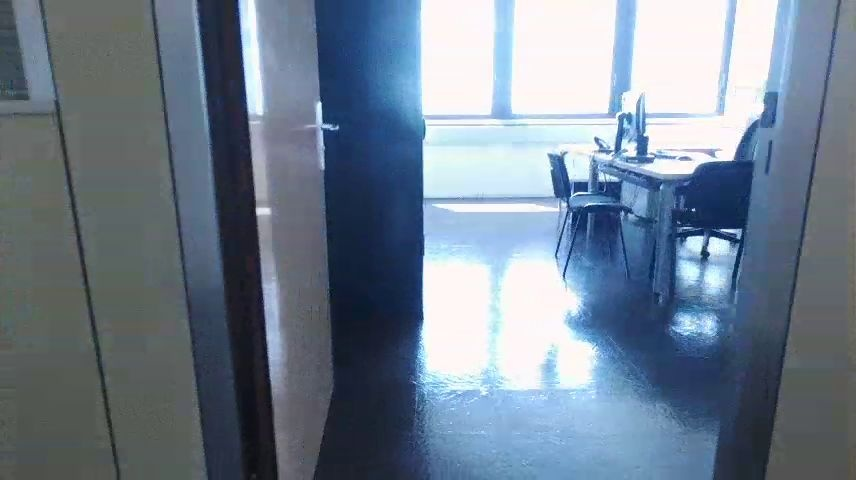
#> input picture ros2_packages/vanishing/vanishing/flow-frame-001.jpg, 856 x 480 px
$ python test_on_image.py
#> lines starting #> are read from the running program, lines starting #| are printed output that depends on the picture; after the words box and inside, x2 and y2 are one past the last pixel; in counts of white or black regions, pixels touching at a corner belong together
### ros2_packages/vanishing/vanishing/my_line_library.py
import cv2
import numpy as np

# [47 lines left out: function from_lsd, not called in this run]

def draw_function(img,Y,hmin,hmax,ymin,ymax,color,thickness):

    width=img.shape[1]

    scal_Y=np.clip( (Y - ymin)/(ymax-ymin),0,1) #On normalise les valeurs de Y entre 0 et 1
    map_Y=((hmax-hmin)*scal_Y).astype(int)+hmin


    n=len(Y)
    for i in range (n-1):
        cv2.line(img,(i,map_Y[i]),(i+1,map_Y[i+1]),color,thickness)


# [115 lines left out: functions draw_segments, draw_lines, intersections, vanishing_point, not called in this run]

from sklearn.cluster import DBSCAN

# [74 lines left out: function cluster_filtering, not called in this run]
    #Ce filtre fait qu'on a moins souvent le vanishing point, mais il est plus précis et stable.

import random as rd

# [37 lines left out: functions segment_on_line, length_filtering, angle_filtering, ceiling_filtering, not called in this run]

def intensity_mesure(img,h):

    #This function returns a mesure of intensity along a given line h on the image
    #It returns a numpy array of dimension width=img.shape[1]

    if len(img.shape)<3:
        return img[h] #Grayscaled


    gray_image = cv2.cvtColor(img, cv2.COLOR_BGR2GRAY)
    return gray_image[h]


def local_shift(i1,i2,sigma=30,p=10):

   # Extraire la partie centrale d'intensity_1 pour éviter les débordements
   cut_intensity_1 = i1[sigma + p : - (sigma + p)]

   # Définir les indices pour les positions x et les valeurs de décalage
   x_indices = np.arange(len(cut_intensity_1))
   s_values = np.arange(sigma + 1)
   h_values = np.arange(-p, p + 1)

   # Ajuster les indices pour générer des fenêtres de positions
   pos = h_values + sigma + p
   pos1 = x_indices[:, None] + pos
   pos2 = x_indices[:, None, None] + s_values[None, :, None] + pos  # Création des fenêtres pour décalage
   # Extraire les fenêtres d'intensité pour chaque position
   intensity_1_window = i1[pos1]  # (positions x, fenêtre)
   intensity_2_window = i2[pos2]  # (x, s, fenêtre)


   # Calculer les différences au carré entre les deux fenêtres
   diff_squared = (intensity_1_window[:, None, :] - intensity_2_window) ** 2

   # Calculer la somme des différences au carré pour chaque (s, x)
   costs = diff_squared.sum(axis=-1)  # Somme sur la dimension fenêtre

   # Trouver le décalage `s` qui minimise le coût pour chaque position `x`
   optimal_shifts = costs.argmin(axis=1)

   padding = sigma + p
   optimal_shifts = np.pad(optimal_shifts, (padding, padding), mode='constant', constant_values=0)
   return optimal_shifts

# [54 lines left out: functions door, find_consecutive_ones, not called in this run]

### ros2_packages/vanishing/vanishing/test_on_image.py
import cv2 as cv
import sys
import my_line_library as mll

img1=cv.imread(cv.samples.findFile("flow-frame-001.jpg"))
#> img1 is the input picture: shape (480, 856, 3); mean B, G, R 143.4, 127.1, 112.2
img2=cv.imread(cv.samples.findFile("flow-frame-002.jpg"))
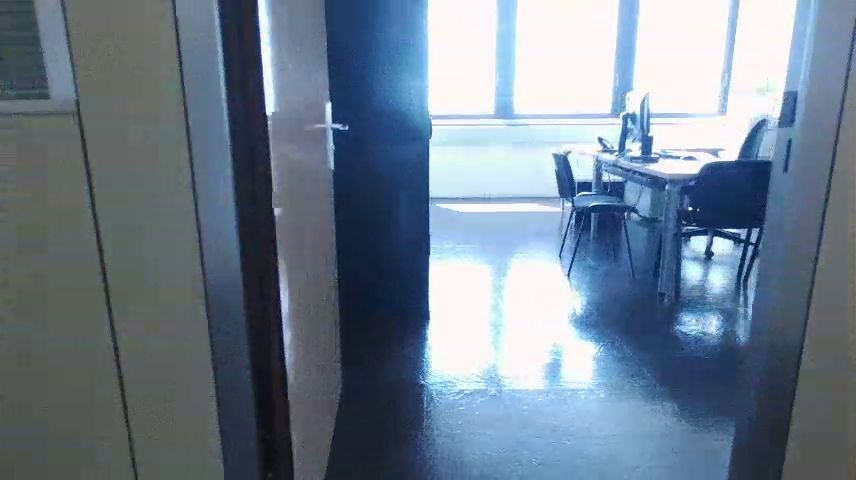
#> input picture ros2_packages/vanishing/vanishing/flow-frame-002.jpg, 856 x 480 px
#> img2 is the input picture: shape (480, 856, 3); mean B, G, R 142.1, 125.7, 110.6

width=img1.shape[1]
#> width = 856
height=img1.shape[0]
#> height = 480

h=height//2
#> h = 240

int1=mll.intensity_mesure(img1,h)
#> in intensity_mesure, `gray_image = cv2.cvtColor(img, cv2.COLOR_BGR2GRAY)`:
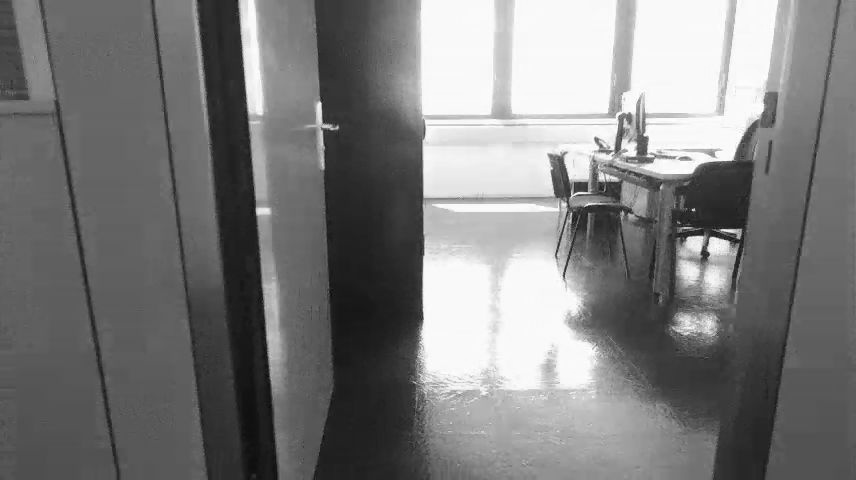
#> gray_image: shape (480, 856); min 10, max 255, mean 124.5
#> int1 = 856 values, max 245 at index 715, min 23 at index 730, mean 107
int2=mll.intensity_mesure(img2,h)
#> call 2 of intensity_mesure, with h = 240
#> in intensity_mesure (call 2), `gray_image = cv2.cvtColor(img, cv2.COLOR_BGR2GRAY)`:
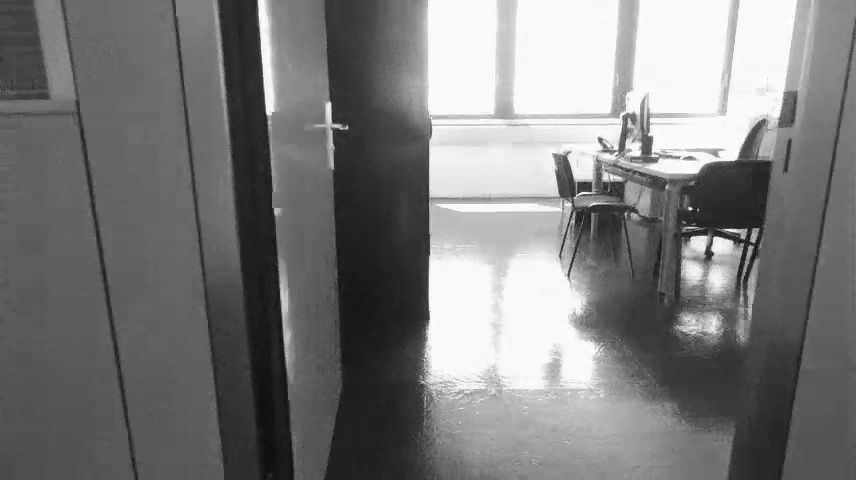
#> gray_image: shape (480, 856); min 9, max 255, mean 123.1
#> int2 = 856 values, max 242 at index 719, min 18 at index 273, mean 105.2


mll.draw_function(img1,int1,0,height,0,int1[0],(0,0,255),2) #passé
#> in draw_function, `scal_Y=np.clip( (Y - ymin)/(ymax-ymin),0,1)`: scal_Y = 856 values, max 1 at index 0, min 0.24 at index 730, mean 0.858
#> in draw_function, `map_Y=((hmax-hmin)*scal_Y).astype(int)+hmin`: map_Y = 856 values, max 480 at index 0, min 115 at index 730, mean 412.1
#> in draw_function, `n=len(Y)`: n = 856
#> after the loop in draw_function, `for i in range (n-1):`:
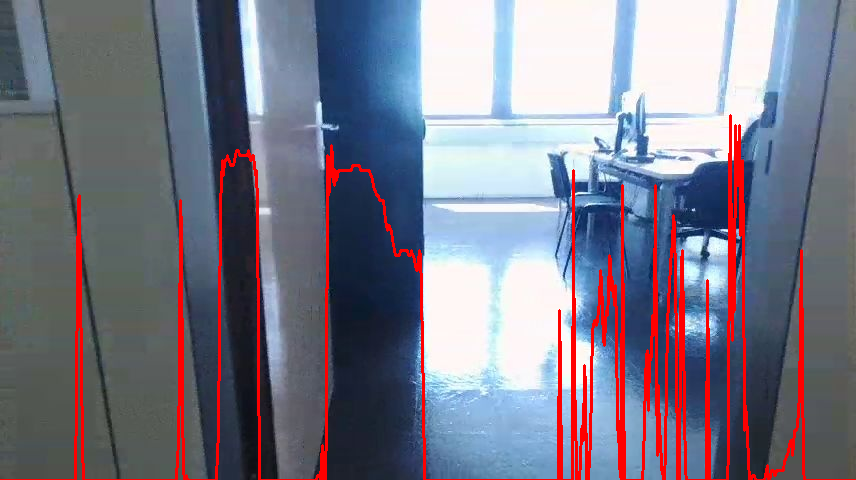
#> img: shape (480, 856, 3); mean B, G, R 135.7, 120.9, 122.5
mll.draw_function(img1,int2,0,height,0,int1[0],(0,255,255),2) #futur
#> call 2 of draw_function, with Y = array of shape (856,), hmin = 0, hmax = 480, ymin = 0, ymax = 96, color = (0, 255, 255), thickness = 2
#> in draw_function (call 2), `scal_Y=np.clip( (Y - ymin)/(ymax-ymin),0,1)`: scal_Y = 856 values, max 1 at index 0, min 0.188 at index 273, mean 0.851
#> in draw_function (call 2), `map_Y=((hmax-hmin)*scal_Y).astype(int)+hmin`: map_Y = 856 values, max 480 at index 0, min 90 at index 273, mean 408.5
#> after the loop in draw_function (call 2), `for i in range (n-1):`:
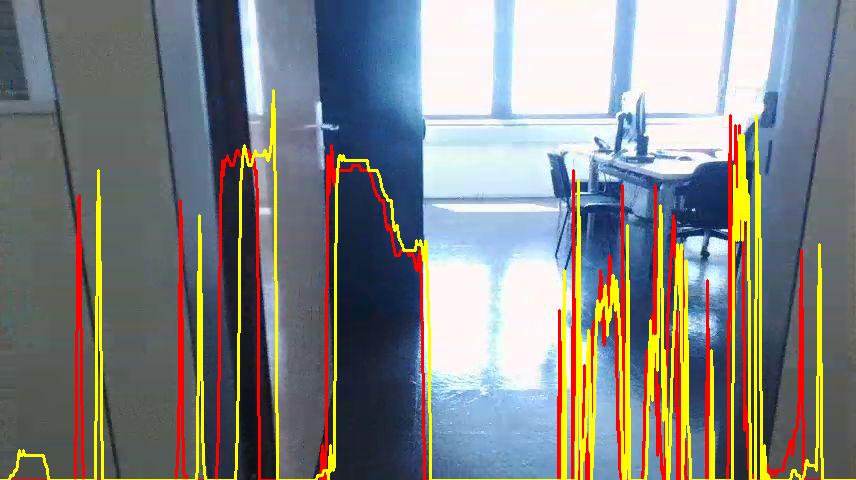
#> img: shape (480, 856, 3); 6.4% of pixels changed, all inside (x1, y1, x2, y2) = (0, 89, 856, 480)


shiftbis=mll.local_shift(int1,int2)
#> in local_shift, `cut_intensity_1 = i1[sigma + p : - (sigma + p)]`: cut_intensity_1 = 776 values, max 245 at index 675, min 23 at index 690, mean 107.4
#> in local_shift, `x_indices = np.arange(len(cut_intensity_1))`: x_indices = 776 values from 0 to 775
#> in local_shift, `costs = diff_squared.sum(axis=-1)`:
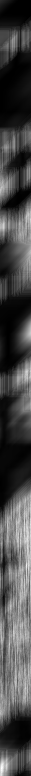
#> costs: shape (776, 31) uint64; min 0, max 3648, mean 1035.4; drawn with min black and max white
#> in local_shift, `optimal_shifts = costs.argmin(axis=1)`: optimal_shifts = 776 values, max 30 at index 299, min 0 at index 82, mean 9.7
#> in local_shift, `optimal_shifts = np.pad(optimal_shifts, (padding, padding), mode='cons..`: optimal_shifts = 856 values, max 30 at index 339, min 0 at index 0, mean 8.79
#> shiftbis has the same summary as optimal_shifts in local_shift

diff=-shiftbis+int1[0]
#> diff = 856 values, max 96 at index 0, min 66 at index 339, mean 87.21

mll.draw_function(img1,diff,0,height,0,int1[0],(255,255,0),1)
#> call 3 of draw_function, with Y = array of shape (856,), hmin = 0, hmax = 480, ymin = 0, ymax = 96, color = (255, 255, 0), thickness = 1
#> in draw_function (call 3), `scal_Y=np.clip( (Y - ymin)/(ymax-ymin),0,1)`: scal_Y = 856 values, max 1 at index 0, min 0.688 at index 339, mean 0.908
#> in draw_function (call 3), `map_Y=((hmax-hmin)*scal_Y).astype(int)+hmin`: map_Y = 856 values, max 480 at index 0, min 330 at index 339, mean 436.1
#> after the loop in draw_function (call 3), `for i in range (n-1):`:
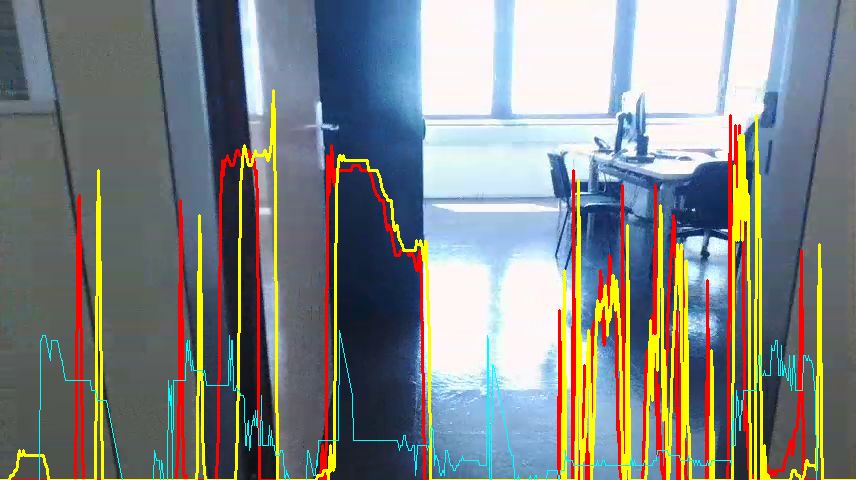
#> img: shape (480, 856, 3); 0.93% of pixels changed, all inside (x1, y1, x2, y2) = (39, 330, 817, 480)

cv.imshow("Display",img1)
cv.waitKey(0)
